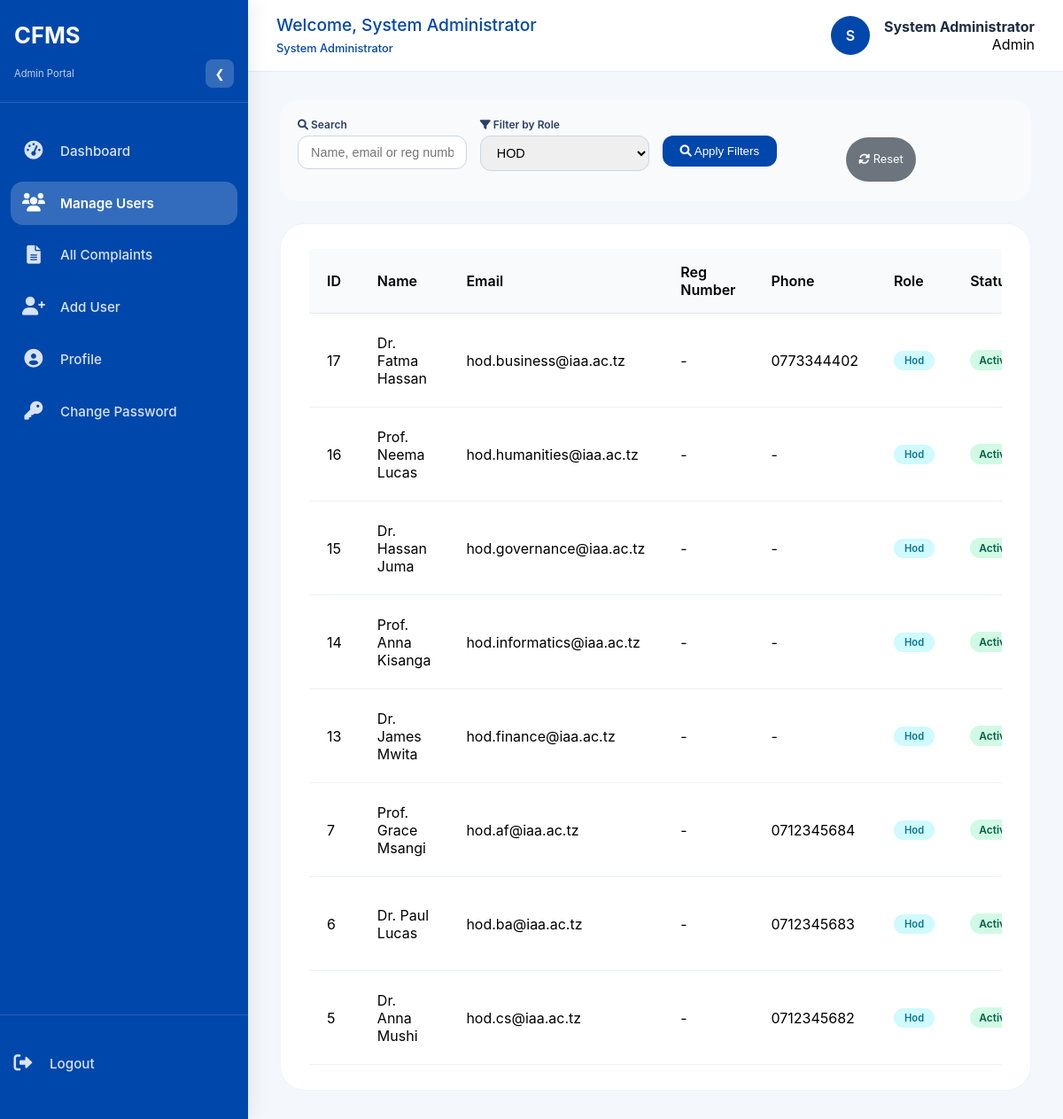
The page /admin/manage_users_ajax.php?role_filter=hod (signed in) on the database as committed earlier.
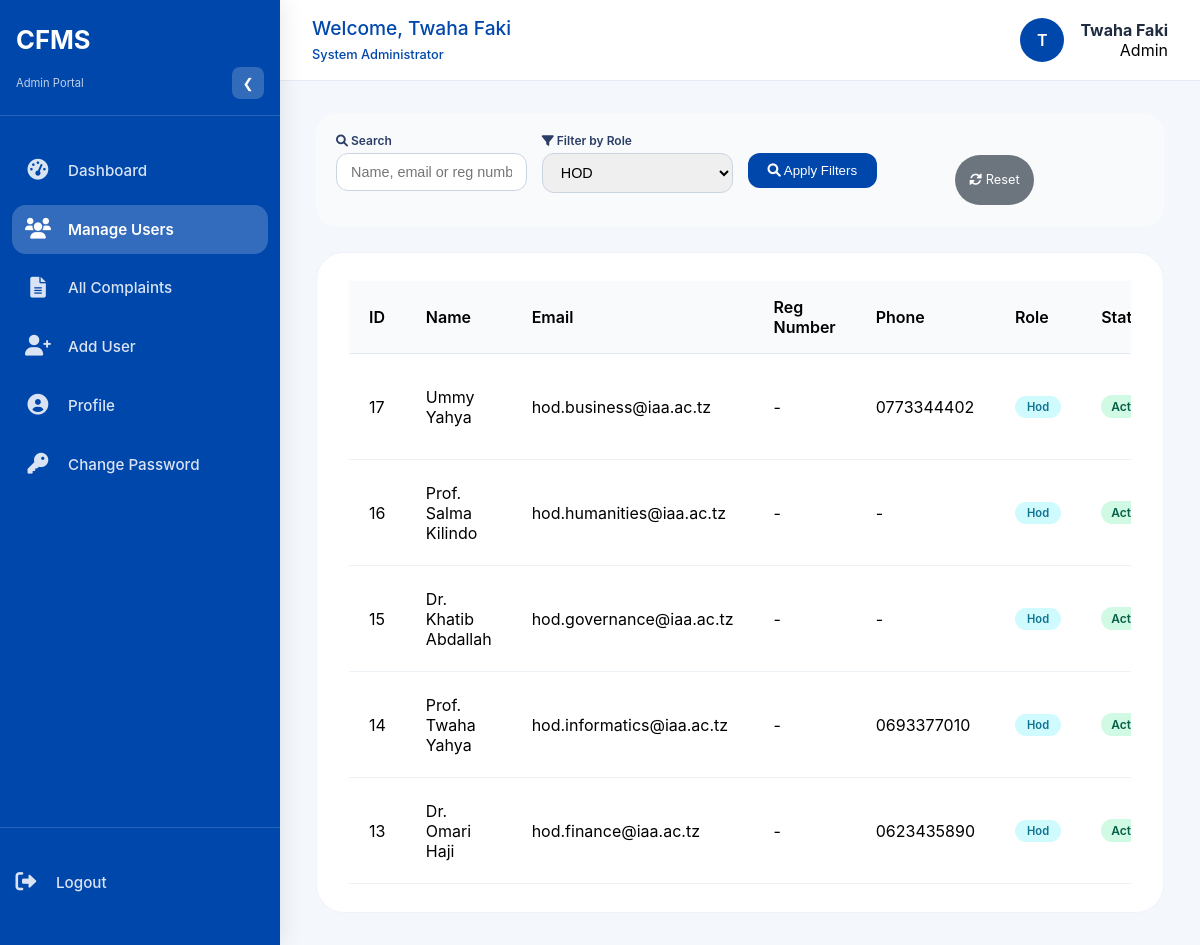
The same page on the database as committed later.
### tables this page shows
CREATE TABLE `users` (
  `id` int(11) NOT NULL,
  `reg_number` varchar(20) DEFAULT NULL,
  `email` varchar(100) NOT NULL,
  `password_hash` varchar(255) NOT NULL,
  `full_name` varchar(100) NOT NULL,
  `role` enum('student','hod','dean','accountant','director','admin','examination_officer','president','deputy_rector','rector','it_officer') NOT NULL DEFAULT 'student',
  `department_id` int(11) DEFAULT NULL,
  `course` varchar(100) DEFAULT NULL,
  `year_of_study` int(11) DEFAULT NULL,
  `profile_picture` varchar(500) DEFAULT NULL,
  `phone_number` varchar(20) DEFAULT NULL,
  `is_active` tinyint(1) DEFAULT 1,
  `last_login` timestamp NULL DEFAULT NULL,
  `created_at` timestamp NOT NULL DEFAULT current_timestamp(),
  `updated_at` timestamp NOT NULL DEFAULT current_timestamp() ON UPDATE current_timestamp(),
  `current_course_id` int(11) DEFAULT NULL,
  `current_academic_year_id` int(11) DEFAULT NULL,
  `current_year_of_study` int(11) DEFAULT NULL
);

### admin/manage_users_ajax.php (the view, shortened to what the changed rows need)
<?php
require_once '../includes/connection.php';
$admin_name = $_SESSION['full_name'];
$role_filter = isset($_GET['role_filter']) ? $_GET['role_filter'] : '';
$users_where = "1=1";
if ($role_filter) {
    $users_where .= " AND role = '$role_filter'";
}
$users_sql = "SELECT id, full_name, email, role, is_active, phone_number, created_at, reg_number FROM users WHERE $users_where ORDER BY id DESC";
$users_result = mysqli_query($conn, $users_sql);
?>
<!DOCTYPE html>
<html lang="en">
<head>
    <link rel="stylesheet" href="https://cdnjs.cloudflare.com/ajax/libs/font-awesome/6.0.0-beta3/css/all.min.css">
</head>
<body>
<div class="main-content">
    <div class="top-bar">
        <div class="welcome-message">Welcome, <span><?php echo htmlspecialchars($admin_name); ?></span><br><small style="font-size:0.8rem;">System Administrator</small></div>
        <div class="profile-info">
            <div class="profile-pic">
                <?php if (!empty($_SESSION['profile_picture']) && file_exists('../' . $_SESSION['profile_picture'])): ?>
                    <img src="../<?php echo htmlspecialchars($_SESSION['profile_picture']); ?>" alt="Profile">
                <?php else: ?>
                    <?php echo strtoupper(substr($admin_name, 0, 1)); ?>
                <?php endif; ?>
            </div>
            <div class="profile-details">
                <div class="name"><?php echo htmlspecialchars($admin_name); ?></div>
                <div class="reg">Admin</div>
            </div>
        </div>
    </div>
    <div class="dashboard-body">
        <div class="content-area">
            <div class="table-responsive">
                <table class="users-table">
                    <thead>
                        <tr><th>ID</th><th>Name</th><th>Email</th><th>Reg Number</th><th>Phone</th><th>Role</th><th>Status</th><th>Created</th><th>Actions</th></tr>
                    </thead>
                    <tbody>
                        <?php if (mysqli_num_rows($users_result) == 0): ?>
                            <tr><td colspan="9" style="text-align:center; padding:40px;">No users found. </div>--> ?>
                        <?php else: ?>
                            <?php while ($user = mysqli_fetch_assoc($users_result)):
                                $role_class = match($user['role']) {
                                    'student' => 'role-student',
                                    'hod' => 'role-hod',
                                    'dean' => 'role-dean',
                                    'accountant' => 'role-accountant',
                                    'director' => 'role-director',
                                    'admin' => 'role-admin',
                                    'it_officer' => 'role-it_officer',
                                    'examination_officer' => 'role-examination_officer',
                                    'president' => 'role-president',
                                    'deputy_rector' => 'role-deputy_rector',
                                    'rector' => 'role-rector',
                                    default => 'role-staff'
                                };
                            ?>
                            <tr>
                                <td><?php echo $user['id']; ?></td>
                                <td><?php echo htmlspecialchars($user['full_name']); ?></td>
                                <td><?php echo htmlspecialchars($user['email']); ?></td>
                                <td><?php echo htmlspecialchars($user['reg_number'] ?: '-'); ?></td>
                                <td><?php echo htmlspecialchars($user['phone_number'] ?: '-'); ?></td>
                                <td><span class="role-badge <?php echo $role_class; ?>"><?php echo str_replace('_', ' ', ucfirst($user['role'])); ?></span></td>
                                <td><span class="badge <?php echo $user['is_active'] ? 'badge-active' : 'badge-inactive'; ?>"><?php echo $user['is_active'] ? 'Active' : 'Inactive'; ?></span></td>
                                 </div>
                            </tr>
                            <?php endwhile; ?>
                        <?php endif; ?>
</body>
</html>

Rows that differ between the two databases and show on the page:
removed users: id "7", full_name "Prof. Grace Msangi", email "hod.af@iaa.ac.tz", reg_number "-", phone_number "0712345684", role "Hod", is_active "Active"
removed users: id "6", full_name "Dr. Paul Lucas", email "hod.ba@iaa.ac.tz", reg_number "-", phone_number "0712345683", role "Hod", is_active "Active"
removed users: id "5", full_name "Dr. Anna Mushi", email "hod.cs@iaa.ac.tz", reg_number "-", phone_number "0712345682", role "Hod", is_active "Active"
changed users "hod.business@iaa.ac.tz": full_name "Dr. Fatma Hassan" → "Ummy Yahya"
changed users "hod.humanities@iaa.ac.tz": full_name "Prof. Neema Lucas" → "Prof. Salma Kilindo"
changed users "hod.governance@iaa.ac.tz": full_name "Dr. Hassan Juma" → "Dr. Khatib Abdallah"
changed users "hod.informatics@iaa.ac.tz": full_name "Prof. Anna Kisanga" → "Prof. Twaha Yahya"; phone_number "-" → "0693377010"
changed users "hod.finance@iaa.ac.tz": full_name "Dr. James Mwita" → "Dr. Omari Haji"; phone_number "-" → "0623435890"
Other text that changed with them:
$admin_name: "System Administrator" → "Twaha Faki"
substr($admin_name, 0, 1): "S" → "T"
